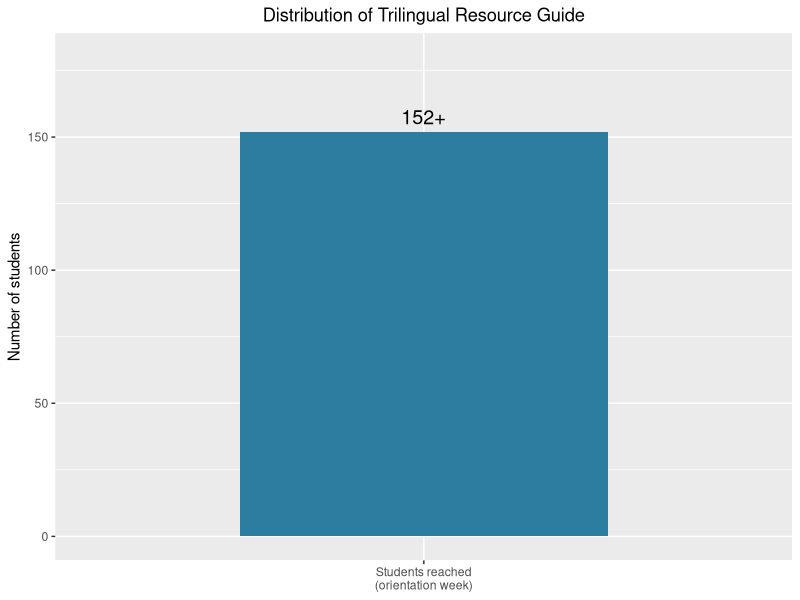
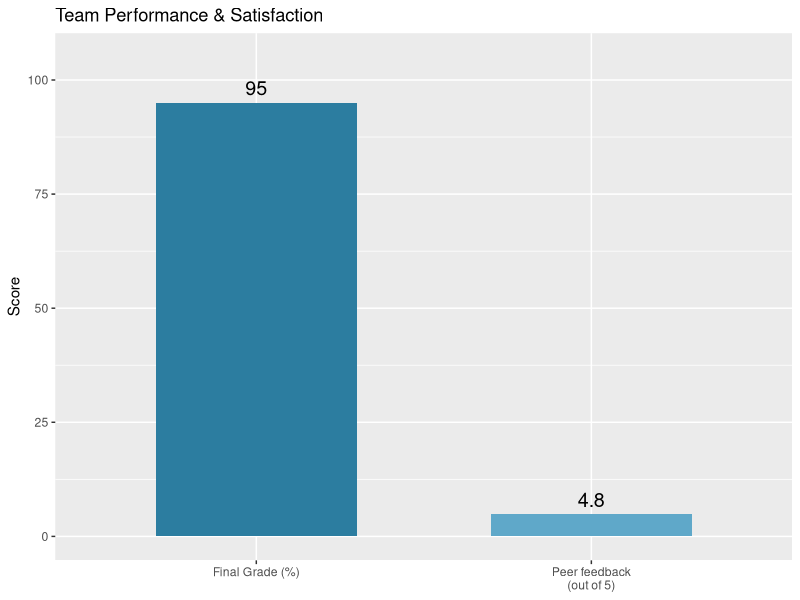
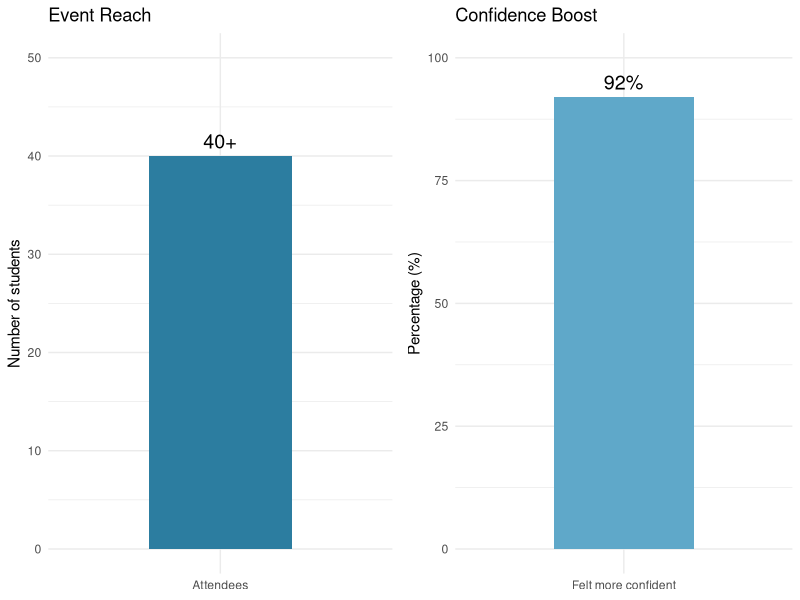

Generate these figures, in order, with R:
## ---- chunk 1
#| echo: false
# Load required libraries 
library(ggplot2)
library(dplyr)
library(tidyr)


# Data: Students reached with the guide
students_reached <- data.frame(
  Metric = "Students reached\n(orientation week)",
  Count = 152
)

ggplot(students_reached, aes(x = Metric, y = Count, fill = Metric)) +
  geom_col(width = 0.6, fill = "#2c7da0") +
  geom_text(aes(label = paste0(Count, "+")), vjust = -0.5, size = 5) +
  labs(y = "Number of students", x = NULL, 
       title = "Distribution of Trilingual Resource Guide") +
  theme(axis.text.x = element_text(angle = 0, hjust = 0.5),
        plot.title = element_text(hjust = 0.5)) +
  ylim(0, 180)
## ---- chunk 2
#| echo: false

# Data: Grade and peer feedback score
performance <- data.frame(
  Metric = c("Final Grade (%)", "Peer feedback\n(out of 5)"),
  Value = c(95, 4.8)
)

ggplot(performance, aes(x = Metric, y = Value, fill = Metric)) +
  geom_col(width = 0.6) +
  geom_text(aes(label = Value), vjust = -0.5, size = 5) +
  labs(y = "Score", x = NULL,
       title = "Team Performance & Satisfaction") +
  scale_fill_manual(values = c("#2c7da0", "#5fa8c9")) +
  theme(legend.position = "none") +
  ylim(0, 105)
## ---- chunk 3
#| echo: false

# Data: Attendance and confidence improvement
impact <- data.frame(
  Category = c("Attendance\n(students)", "Confidence increase\n(post‑event survey)"),
  Percentage_or_Count = c(40, 92)
)

# Create a two‑panel visual: one bar for attendance, one for confidence
attendance <- data.frame(Metric = "Attendees", Count = 40)
confidence <- data.frame(Metric = "Felt more confident", Percent = 92)

p1 <- ggplot(attendance, aes(x = Metric, y = Count, fill = Metric)) +
  geom_col(width = 0.5, fill = "#2c7da0") +
  geom_text(aes(label = paste0(Count, "+")), vjust = -0.5, size = 5) +
  labs(y = "Number of students", x = NULL, title = "Event Reach") +
  theme_minimal() +
  ylim(0, 50)

p2 <- ggplot(confidence, aes(x = Metric, y = Percent, fill = Metric)) +
  geom_col(width = 0.5, fill = "#5fa8c9") +
  geom_text(aes(label = paste0(Percent, "%")), vjust = -0.5, size = 5) +
  labs(y = "Percentage (%)", x = NULL, title = "Confidence Boost") +
  theme_minimal() +
  ylim(0, 100)

# Arrange side by side
gridExtra::grid.arrange(p1, p2, ncol = 2)
